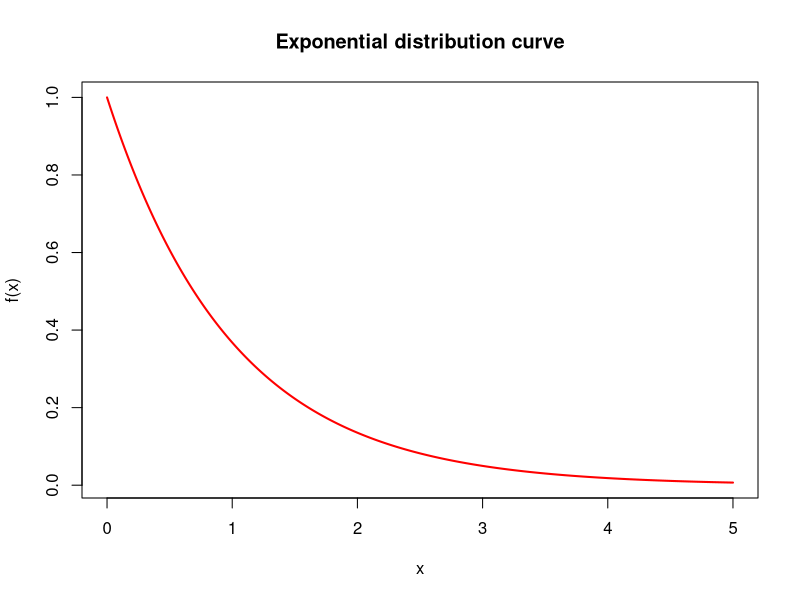
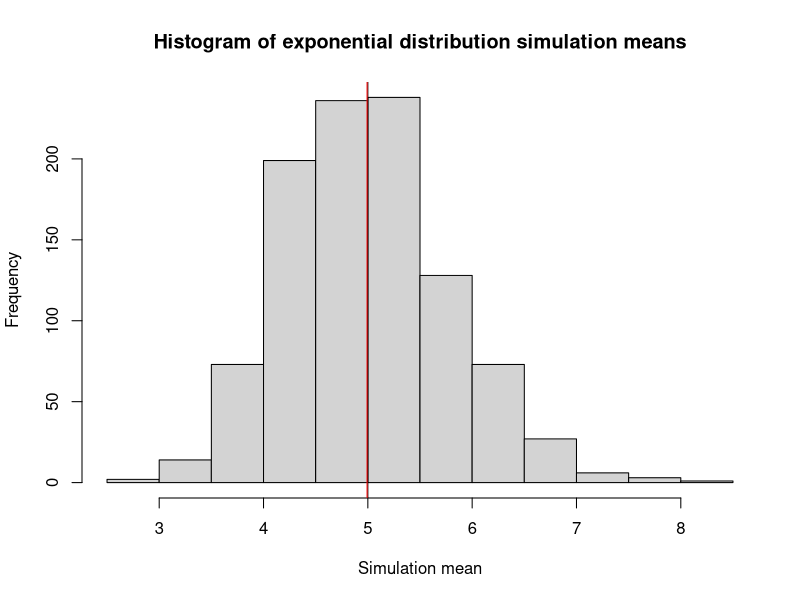
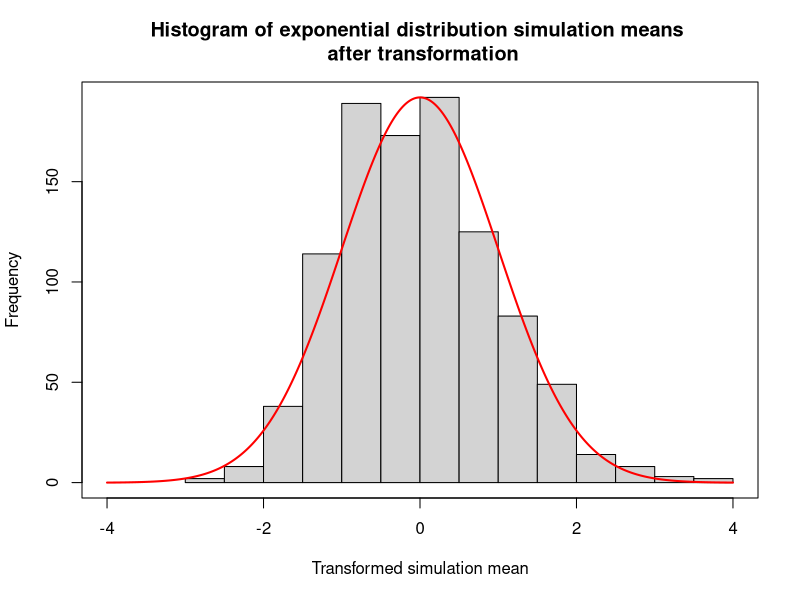
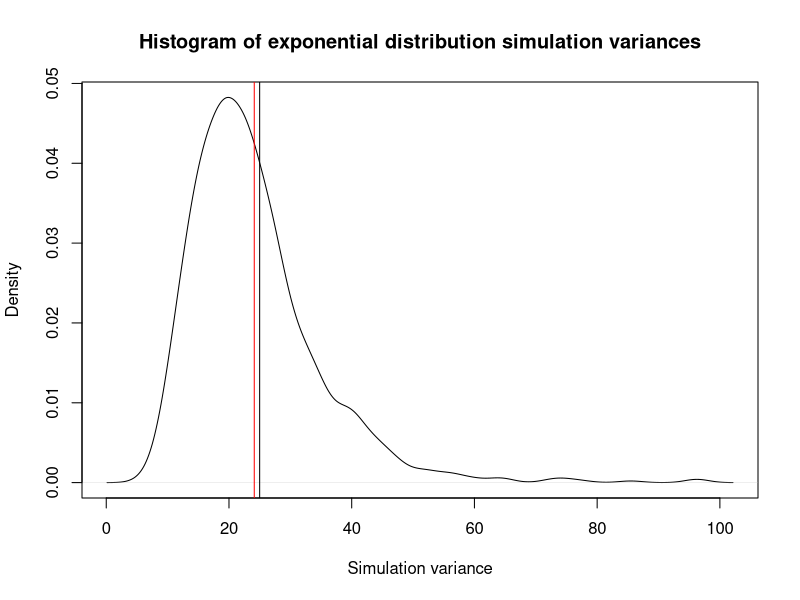

These figures' R source, in order:
## ---- chunk 1
lambda<- 1
exp_dist_table<- as.data.frame(seq(from = 0, to = 5, by = 0.01))
names(exp_dist_table)[names(exp_dist_table)=="seq(from = 0, to = 5, by = 0.01)"] <- "x"
exp_dist_table[c("f(x)")]<- lambda  * (exp(-lambda * exp_dist_table$"x"))
plot(exp_dist_table, type = "l", lwd=2, col='red', main = "Exponential distribution curve")
## ---- chunk 2
n<- 40
lambda<- 0.2
pop_mean<- 1/lambda
pop_sd<- 1/lambda

simulations<- as.data.frame(as.numeric())
for(i in seq(1:1000))
{simulations<- rbind(simulations, c(rexp(n, lambda)))
}
## ---- chunk 3
row.names(simulations)<- paste("simulation_", seq(1:length(simulations[,1])))
colnames(simulations)<- paste("n", seq(1:length(simulations[1,])), sep="")
simulations<- as.data.frame(simulations)
## ---- chunk 4
simulations[c("simulation_mean")]<- apply(simulations, 1, mean)
simulations[c("standard_normal_transformation_of_mean")]<- with(simulations, ((simulation_mean - pop_mean)/(pop_sd/(sqrt(n)))))
simulations[c("simulation_variance")]<- apply(simulations, 1, var)
## ---- chunk 5
library(knitr)
kable(head(simulations[, 41:43]), digits=3)
## ---- chunk 6
hist(simulations$simulation_mean, main = "Histogram of exponential distribution simulation means", ylab = "Frequency", xlab = "Simulation mean") 
abline(v = (pop_mean))
abline(v = mean(simulations$simulation_mean), col = "red")
## ---- chunk 7
hist(simulations$standard_normal_transformation_of_mean, xlim=c(-4, 4), main = "Histogram of exponential distribution simulation means \n after transformation", ylab = "Frequency", xlab = "Transformed simulation mean")
par(new=TRUE)
x<- seq(from = -4, to = 4, by = 0.01 )
y<- dnorm(x, mean=0, sd=1)
plot(x,y,type="l", lwd=2,col="red", yaxt='n', xaxt='n', ann=FALSE)
## ---- chunk 8
plot(density(simulations$simulation_variance), main = "Histogram of exponential distribution simulation variances", ylab = "Density", xlab = "Simulation variance")
abline(v = (pop_sd) ^2)
abline(v = mean(simulations$simulation_variance), col="red")
## ---- chunk 9
mean(simulations$simulation_mean)
mean(simulations$simulation_variance)
## ---- chunk 10
paste(round(((5- mean(simulations$simulation_mean))/5)*100, 4), '%', sep = " ")
## ---- chunk 11
paste(round(((25- mean(simulations$simulation_variance))/25)*100, 4) , '%', sep = " ")
## ---- chunk 12
mean(simulations$simulation_mean) + (c(-1,1) * (qnorm(0.975)) * (sd(simulations$simulation_mean)/(sqrt(length(simulations)))))
## ---- chunk 13
quantile(simulations$standard_normal_transformation_of_mean, c(0.9, 0.95, 0.99))
## ---- chunk 14
qnorm(c(0.9, 0.95, 0.99), mean = 0, sd = 1)
